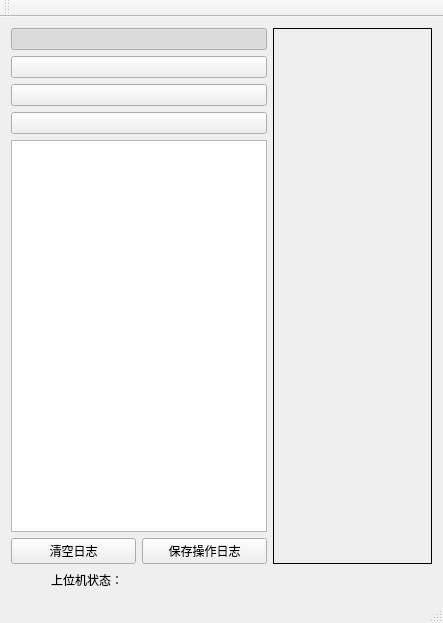
<?xml version="1.0" encoding="UTF-8"?>
<ui version="4.0">
 <class>MainWindow</class>
 <widget class="QMainWindow" name="MainWindow">
  <property name="geometry">
   <rect>
    <x>0</x>
    <y>0</y>
    <width>443</width>
    <height>623</height>
   </rect>
  </property>
  <property name="sizePolicy">
   <sizepolicy hsizetype="Fixed" vsizetype="Fixed">
    <horstretch>0</horstretch>
    <verstretch>0</verstretch>
   </sizepolicy>
  </property>
  <property name="windowTitle">
   <string>MainWindow</string>
  </property>
  <widget class="QWidget" name="centralWidget">
   <layout class="QGridLayout" name="gridLayout">
    <item row="0" column="0">
     <layout class="QVBoxLayout" name="verticalLayout_2">
      <item>
       <widget class="QPushButton" name="home_pushButton">
        <property name="sizePolicy">
         <sizepolicy hsizetype="Preferred" vsizetype="Maximum">
          <horstretch>0</horstretch>
          <verstretch>0</verstretch>
         </sizepolicy>
        </property>
        <property name="text">
         <string/>
        </property>
        <property name="icon">
         <iconset resource="images.qrc">
          <normaloff>:/back/Images/home.png</normaloff>
          <normalon>:/back/Images/home_selected.png</normalon>:/back/Images/home.png</iconset>
        </property>
        <property name="iconSize">
         <size>
          <width>60</width>
          <height>60</height>
         </size>
        </property>
        <property name="checkable">
         <bool>true</bool>
        </property>
        <property name="checked">
         <bool>true</bool>
        </property>
        <property name="autoDefault">
         <bool>false</bool>
        </property>
        <property name="default">
         <bool>false</bool>
        </property>
       </widget>
      </item>
      <item>
       <widget class="QPushButton" name="ctr_pushButton">
        <property name="sizePolicy">
         <sizepolicy hsizetype="Preferred" vsizetype="Maximum">
          <horstretch>0</horstretch>
          <verstretch>0</verstretch>
         </sizepolicy>
        </property>
        <property name="layoutDirection">
         <enum>Qt::LeftToRight</enum>
        </property>
        <property name="text">
         <string/>
        </property>
        <property name="icon">
         <iconset resource="images.qrc">
          <normaloff>:/back/Images/control.png</normaloff>
          <normalon>:/back/Images/control_selected.png</normalon>
          <activeon>:/back/Images/control_selected.png</activeon>
          <selectedon>:/back/Images/control_selected.png</selectedon>:/back/Images/control.png</iconset>
        </property>
        <property name="iconSize">
         <size>
          <width>60</width>
          <height>60</height>
         </size>
        </property>
        <property name="checkable">
         <bool>true</bool>
        </property>
       </widget>
      </item>
      <item>
       <widget class="QPushButton" name="show_pushButton">
        <property name="sizePolicy">
         <sizepolicy hsizetype="Preferred" vsizetype="Maximum">
          <horstretch>0</horstretch>
          <verstretch>0</verstretch>
         </sizepolicy>
        </property>
        <property name="text">
         <string/>
        </property>
        <property name="icon">
         <iconset resource="images.qrc">
          <normaloff>:/back/Images/showpanel.png</normaloff>
          <normalon>:/back/Images/showpanel_selected.png</normalon>:/back/Images/showpanel.png</iconset>
        </property>
        <property name="iconSize">
         <size>
          <width>60</width>
          <height>60</height>
         </size>
        </property>
        <property name="checkable">
         <bool>true</bool>
        </property>
       </widget>
      </item>
      <item>
       <widget class="QPushButton" name="clibration_pushButton">
        <property name="sizePolicy">
         <sizepolicy hsizetype="Preferred" vsizetype="Maximum">
          <horstretch>0</horstretch>
          <verstretch>0</verstretch>
         </sizepolicy>
        </property>
        <property name="text">
         <string/>
        </property>
        <property name="icon">
         <iconset resource="images.qrc">
          <normaloff>:/back/Images/calbration.png</normaloff>
          <normalon>:/back/Images/calibration_selected.png</normalon>:/back/Images/calbration.png</iconset>
        </property>
        <property name="iconSize">
         <size>
          <width>60</width>
          <height>60</height>
         </size>
        </property>
        <property name="checkable">
         <bool>true</bool>
        </property>
       </widget>
      </item>
      <item>
       <layout class="QVBoxLayout" name="verticalLayout">
        <item>
         <widget class="QTextEdit" name="blog_textEdit"/>
        </item>
        <item>
         <layout class="QHBoxLayout" name="horizontalLayout">
          <item>
           <widget class="QPushButton" name="clearblog_pushButton">
            <property name="text">
             <string>清空日志</string>
            </property>
           </widget>
          </item>
          <item>
           <widget class="QPushButton" name="save_pushButton">
            <property name="text">
             <string>保存操作日志</string>
            </property>
           </widget>
          </item>
         </layout>
        </item>
       </layout>
      </item>
     </layout>
    </item>
    <item row="0" column="1">
     <widget class="QStackedWidget" name="stackedWidget">
      <property name="sizePolicy">
       <sizepolicy hsizetype="Expanding" vsizetype="Expanding">
        <horstretch>0</horstretch>
        <verstretch>0</verstretch>
       </sizepolicy>
      </property>
      <property name="tabletTracking">
       <bool>true</bool>
      </property>
      <property name="acceptDrops">
       <bool>true</bool>
      </property>
      <property name="frameShape">
       <enum>QFrame::Panel</enum>
      </property>
      <property name="currentIndex">
       <number>1</number>
      </property>
      <widget class="QWidget" name="page">
       <property name="sizePolicy">
        <sizepolicy hsizetype="Expanding" vsizetype="Expanding">
         <horstretch>0</horstretch>
         <verstretch>0</verstretch>
        </sizepolicy>
       </property>
      </widget>
      <widget class="QWidget" name="page_2">
       <property name="sizePolicy">
        <sizepolicy hsizetype="Expanding" vsizetype="Expanding">
         <horstretch>0</horstretch>
         <verstretch>0</verstretch>
        </sizepolicy>
       </property>
      </widget>
     </widget>
    </item>
    <item row="1" column="0" colspan="2">
     <layout class="QHBoxLayout" name="horizontalLayout_4">
      <item>
       <layout class="QHBoxLayout" name="horizontalLayout_3">
        <item>
         <spacer name="horizontalSpacer_3">
          <property name="orientation">
           <enum>Qt::Horizontal</enum>
          </property>
          <property name="sizeHint" stdset="0">
           <size>
            <width>40</width>
            <height>20</height>
           </size>
          </property>
         </spacer>
        </item>
        <item>
         <widget class="QLabel" name="label_2">
          <property name="sizePolicy">
           <sizepolicy hsizetype="Fixed" vsizetype="Fixed">
            <horstretch>0</horstretch>
            <verstretch>0</verstretch>
           </sizepolicy>
          </property>
          <property name="text">
           <string>上位机状态：</string>
          </property>
         </widget>
        </item>
        <item>
         <widget class="QLabel" name="label">
          <property name="text">
           <string/>
          </property>
         </widget>
        </item>
       </layout>
      </item>
      <item>
       <spacer name="horizontalSpacer_5">
        <property name="orientation">
         <enum>Qt::Horizontal</enum>
        </property>
        <property name="sizeHint" stdset="0">
         <size>
          <width>40</width>
          <height>20</height>
         </size>
        </property>
       </spacer>
      </item>
      <item>
       <spacer name="horizontalSpacer">
        <property name="orientation">
         <enum>Qt::Horizontal</enum>
        </property>
        <property name="sizeHint" stdset="0">
         <size>
          <width>40</width>
          <height>20</height>
         </size>
        </property>
       </spacer>
      </item>
      <item>
       <spacer name="horizontalSpacer_4">
        <property name="orientation">
         <enum>Qt::Horizontal</enum>
        </property>
        <property name="sizeHint" stdset="0">
         <size>
          <width>40</width>
          <height>20</height>
         </size>
        </property>
       </spacer>
      </item>
      <item>
       <layout class="QHBoxLayout" name="horizontalLayout_2">
        <item>
         <spacer name="horizontalSpacer_2">
          <property name="orientation">
           <enum>Qt::Horizontal</enum>
          </property>
          <property name="sizeHint" stdset="0">
           <size>
            <width>40</width>
            <height>20</height>
           </size>
          </property>
         </spacer>
        </item>
       </layout>
      </item>
     </layout>
    </item>
   </layout>
  </widget>
  <widget class="QMenuBar" name="menuBar">
   <property name="geometry">
    <rect>
     <x>0</x>
     <y>0</y>
     <width>443</width>
     <height>17</height>
    </rect>
   </property>
  </widget>
  <widget class="QToolBar" name="mainToolBar">
   <attribute name="toolBarArea">
    <enum>TopToolBarArea</enum>
   </attribute>
   <attribute name="toolBarBreak">
    <bool>false</bool>
   </attribute>
  </widget>
  <widget class="QStatusBar" name="statusBar"/>
 </widget>
 <layoutdefault spacing="6" margin="11"/>
 <resources>
  <include location="images.qrc"/>
 </resources>
 <connections/>
</ui>
